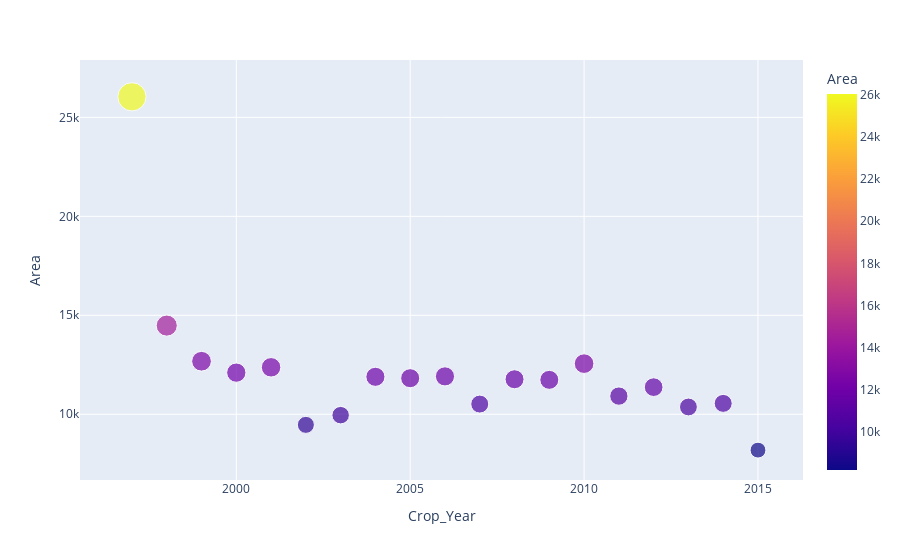

Here is the notebook cell this chart was saved with:
### Markdown cell above
# Average Crop Area through years

### Code cell
temp = df.groupby(by='Crop_Year')['Area'].mean().reset_index()
px.scatter(temp, 'Crop_Year', 'Area', color='Area', size='Area')

### Figure 1 — Plotly figure (JSON) as saved in the notebook; plotly's stock layout.template omitted (floating-point values rounded to 4 significant figures)
{"data": [{"hovertemplate": "Crop_Year=%{x}<br>Area=%{marker.color}<extra></extra>", "legendgroup": "", "marker": {"color": [26040.0, 14480.0, 12680.0, 12100.0, 12370.0, 9464.0, 9955.0, 11890.0, 11820.0, 11910.0, 10510.0, 11770.0, 11740.0, 12560.0, 10920.0, 11370.0, 10370.0, 10550.0, 8187.0], "coloraxis": "coloraxis", "size": [26040.0, 14480.0, 12680.0, 12100.0, 12370.0, 9464.0, 9955.0, 11890.0, 11820.0, 11910.0, 10510.0, 11770.0, 11740.0, 12560.0, 10920.0, 11370.0, 10370.0, 10550.0, 8187.0], "sizemode": "area", "sizeref": 65.1, "symbol": "circle"}, "mode": "markers", "name": "", "orientation": "v", "showlegend": false, "type": "scatter", "x": [1997, 1998, 1999, 2000, 2001, 2002, 2003, 2004, 2005, 2006, 2007, 2008, 2009, 2010, 2011, 2012, 2013, 2014, 2015], "xaxis": "x", "y": [26040.0, 14480.0, 12680.0, 12100.0, 12370.0, 9464.0, 9955.0, 11890.0, 11820.0, 11910.0, 10510.0, 11770.0, 11740.0, 12560.0, 10920.0, 11370.0, 10370.0, 10550.0, 8187.0], "yaxis": "y"}], "layout": {"coloraxis": {"colorbar": {"title": {"text": "Area"}}, "colorscale": [[0, "#0d0887"], [0.1111, "#46039f"], [0.2222, "#7201a8"], [0.3333, "#9c179e"], [0.4444, "#bd3786"], [0.5556, "#d8576b"], [0.6667, "#ed7953"], [0.7778, "#fb9f3a"], [0.8889, "#fdca26"], [1, "#f0f921"]]}, "legend": {"itemsizing": "constant", "tracegroupgap": 0}, "margin": {"t": 60}, "xaxis": {"anchor": "y", "domain": [0, 1], "title": {"text": "Crop_Year"}}, "yaxis": {"anchor": "x", "domain": [0, 1], "title": {"text": "Area"}}}}
